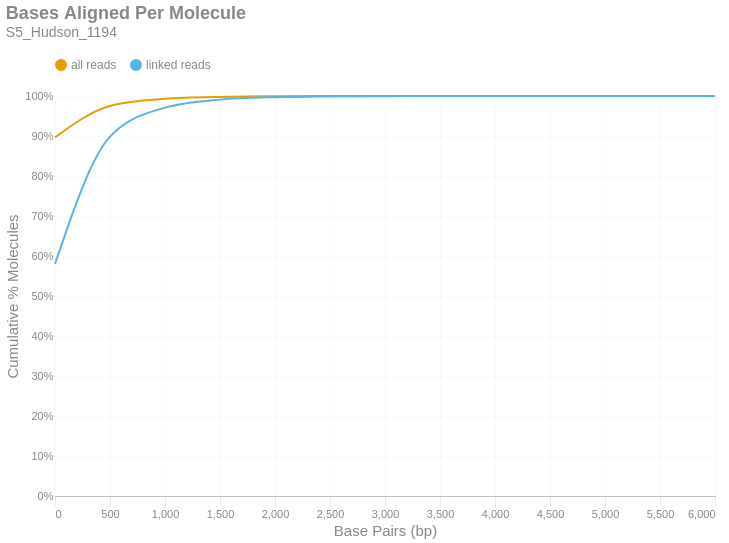

Here is the notebook cell this chart was saved with:
### Markdown cell above
### Bases Aligned Per Molecule
This is a cumulative frequency distribution showing the number of base pairs aligned per unique molecule. These data are shown in 500 bp bins. There are two distributions: one with `all reads` (yellow) and another with only `linked reads` (blue). The percent of molecules in the `linked reads` distribution is relative to the total number of linked molecules.

### Code cell
if SKIPLR:
    print_html(f"Skipped")
else:
    binned_df = consolidated_hist(valids['aligned_bp'], mask, 500, True)
    with SafeRender(binned_df):
        (
            density_plot(binned_df, 'Bases Aligned Per Molecule', samplename, 'basesper')
            .encode(
                x=alt.X('bin:Q', title="Base Pairs (bp)").axis(tickMinStep=500).scale(padding=0),
                y=alt.Y('value:Q', title='Cumulative % Molecules')
                    .axis(format='%')
                    .scale(domain = [0,1])
                    .stack(False),
                color=alt.Color("key:N").scale(domain = ["all reads", "linked reads"]),
                tooltip = [
                    alt.Tooltip("key:N", title = "Data Type"),
                    alt.Tooltip("range_label:N", title="Bases Aligned Per Molecule"),
                    alt.Tooltip("value:Q", format = ".2%", title="% Molecules (Cum.)")
                ]
            )
        ).display()

### Figure 1 — Vega-Lite specification as saved in the notebook (floating-point values rounded to 4 significant figures)
{"width": "container", "height": 400, "config": {"title": {"anchor": "start", "dy": -15, "fontSize": 18, "color": "#888888", "subtitleColor": "#888888", "subtitleFontSize": 14}, "arc": {"fill": "#0072B2"}, "axis": {"domainColor": "#888888", "domainWidth": 0.5, "gridWidth": 0.2, "grid": false, "titleFontWeight": 400, "titleFontSize": 15, "labelFontSize": 11, "labelColor": "#888888", "tickColor": "#888888", "tickWidth": 0.2, "titleColor": "#888888"}, "axisBand": {"grid": false}, "axisX": {"grid": true, "tickSize": 10, "domainCap": "round"}, "axisY": {"domain": false, "grid": true, "tickSize": 0, "domainCap": "round"}, "background": "transparent", "header": {"labelFontSize": 15, "labelColor": "#888888", "titleFontSize": 15, "titleFontWeight": 600, "titleColor": "#888888"}, "legend": {"labelFont": "sans-serif", "labelFontSize": 12, "labelColor": "#888888", "symbolSize": 100, "symbolType": "circle", "titleFontSize": 12, "titlePadding": 10, "titleColor": "#888888", "title": null, "orient": "top"}, "range": {"category": ["#E69F00", "#56B4E9", "#009E73", "#F0E442", "#0072B2", "#D55E00", "#CC79A7", "#000000"], "diverging": ["#cfe8f3", "#a2d4ec", "#73bfe2", "#46abdb", "#1696d2", "#12719e"]}, "area": {"fill": "#0072B2", "fillOpacity": 0.7, "line": true, "strokeOpacity": 0.7}, "line": {"color": "#0072B2", "stroke": "#0072B2", "strokeWidth": 2}, "trail": {"color": "#0072B2", "stroke": "#0072B2", "strokeWidth": 0, "size": 1}, "point": {"filled": true, "fillOpacity": 1.0, "size": 95}, "text": {"color": "#888888", "fontSize": 11, "align": "right", "fontWeight": 400, "size": 11}, "bar": {"fill": "#0072B2", "stroke": null}, "view": {"stroke": null, "continuousWidth": 660, "continuousHeight": 400}}, "data": {"name": "data-f338fa4fa7b7d9753dc562cd64d8bcc3"}, "mark": {"type": "line", "interpolate": "monotone", "point": {"opacity": 0, "size": 275}}, "encoding": {"color": {"field": "key", "scale": {"domain": ["all reads", "linked reads"]}, "type": "nominal"}, "tooltip": [{"field": "key", "title": "Data Type", "type": "nominal"}, {"field": "range_label", "title": "Bases Aligned Per Molecule", "type": "nominal"}, {"field": "value", "format": ".2%", "title": "% Molecules (Cum.)", "type": "quantitative"}], "x": {"axis": {"tickMinStep": 500}, "field": "bin", "scale": {"padding": 0}, "title": "Base Pairs (bp)", "type": "quantitative"}, "y": {"axis": {"format": "%"}, "field": "value", "scale": {"domain": [0, 1]}, "stack": false, "title": "Cumulative % Molecules", "type": "quantitative"}}, "params": [{"name": "param_c36ac31b6afebe62", "select": {"type": "point", "fields": ["key"]}, "bind": "legend"}], "title": {"text": "Bases Aligned Per Molecule", "subtitle": "S5_Hudson_1194"}, "transform": [{"fold": ["all reads (cumsum)", "linked reads (cumsum)"]}, {"calculate": "replace(datum.key, ' (cumsum)', '')", "as": "key"}, {"filter": {"param": "param_c36ac31b6afebe62"}}], "usermeta": {"embedOptions": {"downloadFileName": "S5_Hudson_1194.basesper"}}, "$schema": "https://vega.github.io/schema/vega-lite/v6.1.0.json", "datasets": {"data-f338fa4fa7b7d9753dc562cd64d8bcc3": [{"bin": "0.0", "interval": "0.0-500.0", "all reads": 0.8964, "linked reads": 0.5804, "all reads (cumsum)": 0.8964, "linked reads (cumsum)": 0.5804, "range_label": "0-499"}, {"bin": "500.0", "interval": "500.0-1000.0", "all reads": 0.07858, "linked reads": 0.3181, "all reads (cumsum)": 0.975, "linked reads (cumsum)": 0.8984, "range_label": "500-999"}, {"bin": "1000.0", "interval": "1000.0-1500.0", "all reads": 0.01785, "linked reads": 0.07251, "all reads (cumsum)": 0.9928, "linked reads (cumsum)": 0.9709, "range_label": "1000-1499"}, {"bin": "1500.0", "interval": "1500.0-2000.0", "all reads": 0.004919, "linked reads": 0.01999, "all reads (cumsum)": 0.9978, "linked reads (cumsum)": 0.9909, "range_label": "1500-1999"}, {"bin": "2000.0", "interval": "2000.0-2500.0", "all reads": 0.001521, "linked reads": 0.006182, "all reads (cumsum)": 0.9993, "linked reads (cumsum)": 0.9971, "range_label": "2000-2499"}, {"bin": "2500.0", "interval": "2500.0-3000.0", "all reads": 0.0004706, "linked reads": 0.001912, "all reads (cumsum)": 0.9998, "linked reads (cumsum)": 0.999, "range_label": "2500-2999"}, {"bin": "3000.0", "interval": "3000.0-3500.0", "all reads": 0.0001465, "linked reads": 0.0005952, "all reads (cumsum)": 0.9999, "linked reads (cumsum)": 0.9996, "range_label": "3000-3499"}, {"bin": "3500.0", "interval": "3500.0-4000.0", "all reads": 5.322e-05, "linked reads": 0.0002162, "all reads (cumsum)": 1.0, "linked reads (cumsum)": 0.9998, "range_label": "3500-3999"}, {"bin": "4000.0", "interval": "4000.0-4500.0", "all reads": 2.588e-05, "linked reads": 0.0001051, "all reads (cumsum)": 1.0, "linked reads (cumsum)": 0.9999, "range_label": "4000-4499"}, {"bin": "4500.0", "interval": "4500.0-5000.0", "all reads": 1.025e-05, "linked reads": 4.166e-05, "all reads (cumsum)": 1.0, "linked reads (cumsum)": 1.0, "range_label": "4500-4999"}, {"bin": "5000.0", "interval": "5000.0-5500.0", "all reads": 1.953e-06, "linked reads": 7.936e-06, "all reads (cumsum)": 1.0, "linked reads (cumsum)": 1.0, "range_label": "5000-5499"}, {"bin": "5500.0", "interval": "5500.0-6000.0", "all reads": 2.441e-06, "linked reads": 9.919e-06, "all reads (cumsum)": 1.0, "linked reads (cumsum)": 1.0, "range_label": "5500-5999"}, {"bin": "6000.0", "interval": "6000.0-6500.0", "all reads": 4.882e-07, "linked reads": 1.984e-06, "all reads (cumsum)": 1.0, "linked reads (cumsum)": 1.0, "range_label": "6000-6499"}]}}
